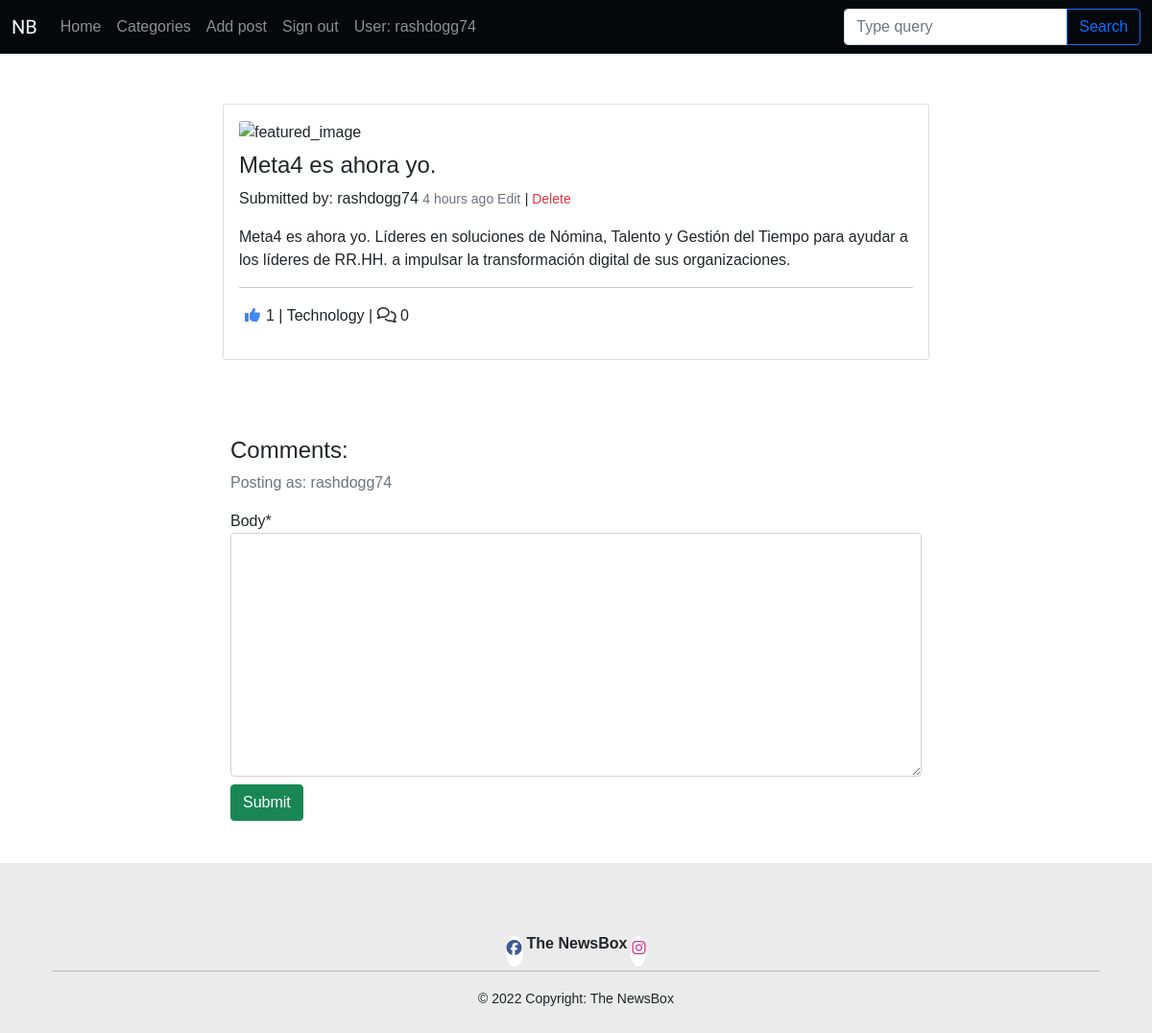
The app's page /meta4-es-ahora-cegid/ (signed in) with its own data.
### blog/models.py (models this page shows, shortened)
class Post(models.Model):
    title = models.CharField(max_length=200, unique=True)
    slug = models.SlugField(max_length=200, unique=True)
    author = models.ForeignKey(
        User, on_delete=models.CASCADE, related_name="blog_posts"
    )
    featured_image = CloudinaryField('image', default='placeholder')
    excerpt = models.TextField(blank=True)
    updated_on = models.DateTimeField(auto_now=True)
    content = models.TextField()
    created_on = models.DateTimeField(auto_now_add=True)
    status = models.IntegerField(choices=STATUS, default=0)
    likes = models.ManyToManyField(
        User, related_name='blogpost_like', blank=True)
    category = models.ForeignKey(Category, on_delete=models.CASCADE,
                                 related_name="categories")
    class Meta:
        ordering = ["-created_on"]
    def number_of_likes(self):
        return self.likes.count()

class Category(models.Model):
    cat_title = models.CharField(max_length=80, blank=False)
    cat_featured_image = CloudinaryField('image', default='placeholder')
    slug = models.SlugField(max_length=200, unique=True)
    class Meta:
        verbose_name = "category"
        verbose_name_plural = "categories"
    def __str__(self):
        return self.cat_title

### blog/views.py (the view, shortened to what this page needs)
# urls.py: path('<slug:slug>/', views.PostDetail.as_view(), name='post_detail'),
class PostDetail(View):
    def get(self, request, slug, *args, **kwargs):
        queryset = Post.objects.filter(status=1)
        post = get_object_or_404(queryset, slug=slug)
        comments = post.comments.filter(approved=True).order_by("-created_on")
        category = post.category
        liked = False
        if post.likes.filter(id=self.request.user.id).exists():
            liked = True
        return render(
            request,
            "post_detail.html",
            {
                "post": post,
                "comments": comments,
                "liked": liked,
                "category": category,
                "comment_form": CommentForm()
            },
        )

### blog/forms.py
class CommentForm(forms.ModelForm):
    class Meta:
        model = Comment
        fields = ('body',)

### templates/post_detail.html (shortened to what this page needs)
{% extends "base.html" %}
{% block content %}
{% load crispy_forms_tags %}
{% load humanize %}
<section class="py-1">
    <div class="container my-5">
        <div class="row justify-content-center">
            <div class="col-lg-8">
                <div class="card mb-4">
                    <div class="card-body">
                        <div class="image-container">
                            {% if "placeholder" in post.featured_image.url %}
                            <img class="card-img-top"
                                src="https://images.unsplash.com/photo-1495020689067-958852a7765e?ixlib=rb-1.2.1&ixid=MnwxMjA3fDB8MHxwaG90by1wYWdlfHx8fGVufDB8fHx8&auto=format&fit=crop&w=2069&q=80"
                                alt="placeholder_image">
                            {% else %}
                            <img class="card-img-top" src="{{ post.featured_image.url }}" alt="featured_image">
                            {% endif %}
                                <h2 class="card-title">{{ post.title }}</h2>
                        </div>
                        <div class="image-flash">
                            <p class="author">Submitted by: {{ post.author }}
                                <small class="text-muted">{{ post.updated_on | naturaltime }} </small>
                                {% if user.id == post.author.id %}
                                <small class="text-muted"><a href="{% url 'edit_post' post.slug %}"> Edit</a></small>
                                <small> | </small>
                                <small class="text-danger"><a href="{% url 'delete_post' post.slug %}"> Delete</a></small>
                                {% endif %}
                            </p>
                        </div>
                        <p class="card-text">{{ post.content | safe }}</p>
                        <hr>
                        <p class="card-text text-muted ">
                            {% if user.is_authenticated %}
                            <form class="d-inline" action="{% url 'post_like' post.slug %}" method="POST">
                                {% if liked %}
                                <button type="submit" name="blogpost_id" value="{{post.slug}}" class="btn-like"><i class="fas fa-thumbs-up"></i></button>{{ post.number_of_likes }} | {{ post.category }} |
                                {% else %}
                                <button type="submit" name="blogpost_id" value="{{post.slug}}" class="btn-like"><i class="far fa-thumbs-up"></i></button>{{ post.number_of_likes }} | {{ post.category }} |
                                {% endif %}
                                {% else %}
                                <p class="card-text d-inline">
                                    <i class="far fa-thumbs-up"></i> {{ post.number_of_likes }} | {{ post.category }} |
                                </p>
                            </form>
                            {% endif %}
                            {% with comments.count as total_comments %}
                            <i class="far fa-comments"></i>
                            {{ total_comments }}
                            {% endwith %}
                        </p>
                    </div>
                </div>
            </div>
        </div>
    </div>
    <div class="container">
        <div class="row justify-content-center">
            <div class="row justify-content-center">
                <div class="col-lg-8">
                    <h3>Comments:</h3>
                    {% if commented %}
                    <div class="alert alert-success" role="alert">
                        Your comment is awaiting approval
                    </div>
                    {% else %}
                    {% if user.is_authenticated %}
                    <form method="post" id="comment-form">
                        <p class="text-muted">Posting as: {{ user.username }}</p>
                        {{ comment_form | crispy }}
                        <button type="submit" class="btn btn-success my-2">Submit</button>
                    </form>
                    {% endif %}
                    {% endif %}
                    <div class="card-body px-0">
                    </div>
                </div>
            </div>
        </div>
    </div>
</section>
{% endblock %}

### templates/base.html (shortened to what this page needs)
{% load static %}
<!DOCTYPE html>
<html lang="en">
<head>
    <link href="https://cdn.jsdelivr.net/npm/bootstrap@5.1.3/dist/css/bootstrap.min.css" rel="stylesheet"
>
    <link rel="stylesheet" href="/static/css/styles.css">
</head>
<body class="d-flex flex-column">
    <nav class="navbar navbar-expand-lg navbar-dark bg-custom">
        <div class="container-fluid">
            <a class="navbar-brand text-white" href="{% url 'home' %}">NB</a>
            <div class="collapse navbar-collapse" id="navbarSupportedContent">
                <ul class="navbar-nav me-auto mb-2 mb-lg-0 text-white">
                    <li class="nav-item"><a class="nav-link" aria-current="page" href="{% url 'home' %}">Home</a></li>
                    <li class="nav-item"><a class="nav-link" href="#">Categories</a></li>
                    {% if user.is_authenticated %}
                    <li class="nav-item"><a class="nav-link" href="{% url 'add_post' %}">Add post</a></li>
                    <li class="nav-item"><a class="nav-link" href="{% url 'account_logout' %}">Sign out</a></li>
                    <li class="nav-item"><a class="nav-link">User: {{ user.username }}</a></li>
                    {% else %}
                    <li class="nav-item"><a class="nav-link" href="{% url 'account_signup' %}">Sign up</a></li>
                    <li class="nav-item"><a class="nav-link" href="{% url 'account_login' %}">Log in</a></li>
                    {% endif %}
                </ul>
                <form class="d-flex input-group w-auto" method="GET">
                    <input type="search" action="{% url 'home' %}" name="q" class="form-control" placeholder="Type query" aria-label="Search" />
                    <button class="btn btn-outline-primary" type="button" data-mdb-ripple-color="dark">
                        Search
                    </button>
                </form>
            </div>
        </div>
    </nav>
    <main>
        {% block content %}{% endblock content %}
    </main>
</body>
<footer class="footer mt-auto">
    <div class="container p-4">
        <section class="text-center pt-5">
            <div class="form-inline d-flex justify-content-center">
                <a class="social-btn m-1" aria-label="Visit our facebook page (opens in a new tab)"
                    href="https://www.facebook.com/paul.o.riordan2/" role="button"><i class="fab fa-facebook"></i></a>
                <a href="{% url 'home' %}" class="">
                    <p class="align-middle"><strong>The NewsBox</strong></p>
                </a>
                <a aria-label="Visit our instagram page (opens in a new tab)" class="social-btn m-1"
                    href="https://www.instagram.com/rashdogg74/?r=nametag" role="button"><i
                        class="fab fa-instagram"></i></a>
            </div>
        </section>
        <hr class="mt-0">
        <div class="text-center font-weight-light">
            <small>© 2022 Copyright:
                <a class="font-weight-light" href="">The NewsBox</a></small>
        </div>
</footer>

### static/css/styles.css (style rules this page uses)
*::before, *::after { box-sizing: border-box; }
body { margin: 0; font-family: 'Oxygen', sans-serif; font-size: 1rem; font-weight: 400; line-height: 1.5; color: #212529; text-align: var(--bs-body-text-align); background-color: white; -webkit-text-size-adjust: 100%; -webkit-tap-highlight-color: rgba(0, 0, 0, 0); min-height: 100%; height: 100%; }
hr { margin: 1rem 0; color: inherit; background-color: currentColor; border: 0; opacity: 0.25; }
h6, .h6, h5, .h5, h4, .h4, h3, .h3, h2, .h2, h1, .h1 { margin-top: 0.5rem; margin-bottom: 0.5rem; font-weight: 300; line-height: 1.2; }
p { margin-top: 0; margin-bottom: 1rem; }
a { color: inherit; text-decoration: none; }
img { vertical-align: middle; }
.navbar { position: relative; display: flex; flex-wrap: wrap; align-items: center; justify-content: space-between; padding-top: 0.5rem; padding-bottom: 0.5rem; }
.bg-custom { background-color: #04080b; }
.navbar-brand { font-family: comforter; }
.container { width: 100%; padding-right: var(--bs-gutter-x, 0.75rem); padding-left: var(--bs-gutter-x, 0.75rem); margin-right: auto; margin-left: auto; }
.row { --bs-gutter-x: 1.5rem; --bs-gutter-y: 0; display: flex; flex-wrap: wrap; margin-top: calc(-1 * var(--bs-gutter-y)); margin-right: calc(-0.5 * var(--bs-gutter-x)); margin-left: calc(-0.5 * var(--bs-gutter-x)); }
.text-white { --bs-text-opacity: 1; color: white; }
.text-center { text-align: center; }
.btn-like { color: #4285F4; border: none; background: transparent; }
footer { background-color: #ebebeb; width: 100%; }
.social-btn { background-color: white; border: 1px solid white; border-radius: 50%; }
.fa-facebook { color: #3b5998 }
.fa-instagram { color: #C13584; }
@media (prefers-reduced-motion: no-preference) { :root { scroll-behavior: smooth; } }
@media (min-width: 1200px) { h1, .h1, h2, .h2, h3, .h3, h4, .h4, h5, .h5 { font-size: 1.5rem; } }
@media (min-width: 576px) { .container { max-width: 540px; } }
@media (min-width: 768px) { .container { max-width: 720px; } }
@media (min-width: 992px) { .container { max-width: 960px; } }
@media (min-width: 1200px) { .container { max-width: 1140px; } }

### records on screen
Post: title "Meta4 es ahora yo.", author "rashdogg74", updated_on "4 hours ago", content "Meta4 es ahora yo. Líderes en soluciones de Nómina, Talento y Gestión del Tiempo para ayudar a los líderes de RR.HH. a impulsar la transformación digital de sus organizaciones.", number_of_likes "1", category "Technology"

### other values on screen
{{ user.username }} "rashdogg74"
{{ total_comments }} "0"
